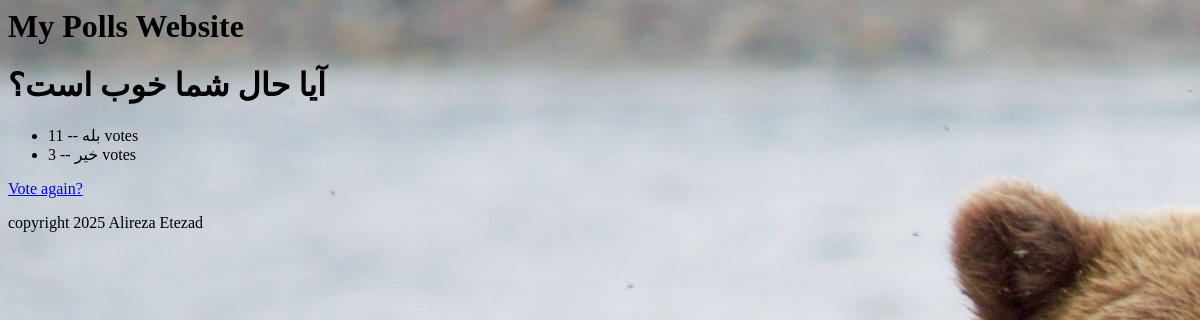
/polls/1/results/, run on an earlier commit of the app's database.
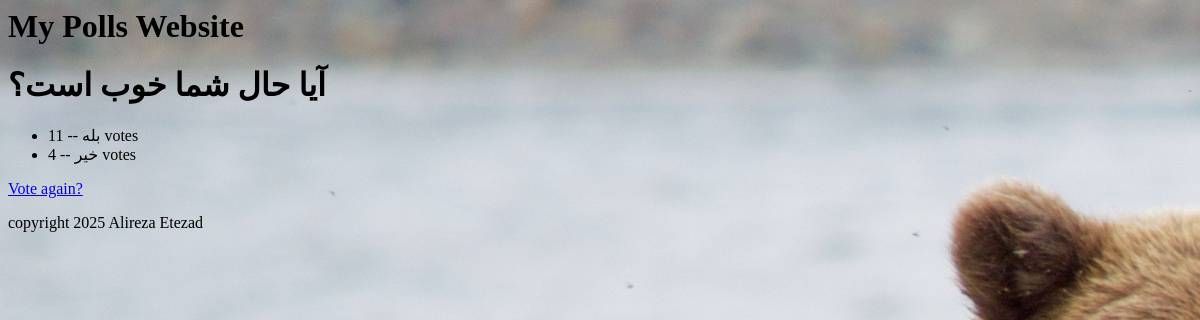
And on a later commit of the database.
### polls/models.py (models this page shows, shortened)
class Choice(models.Model):
    question = models.ForeignKey(Question, on_delete=models.CASCADE)
    choice_text = models.CharField(max_length=200)
    votes = models.IntegerField(default=0)

### polls/views.py (the view)
# urls.py: path("<int:pk>/results/", views.ResultsView.as_view(), name="results"),
class ResultsView(generic.DetailView):
    model = Question
    template_name = "polls/results.html"

### polls/templates/polls/results.html
{% extends 'polls/base.html' %}
{% block content %}
<h1>{{ question.question_text }}</h1>
<ul>
{% for choice in question.choice_set.all %}
    <li>{{ choice.choice_text }} -- {{ choice.votes }} vote{{ choice.votes|pluralize }}</li>
{% endfor %}
</ul>
<a href="{% url 'polls:detail' question.id %}">Vote again?</a>
{% endblock %}

What changed in the data, as far as the page shows it:
changed Choice "خیر": votes "3" → "4"
